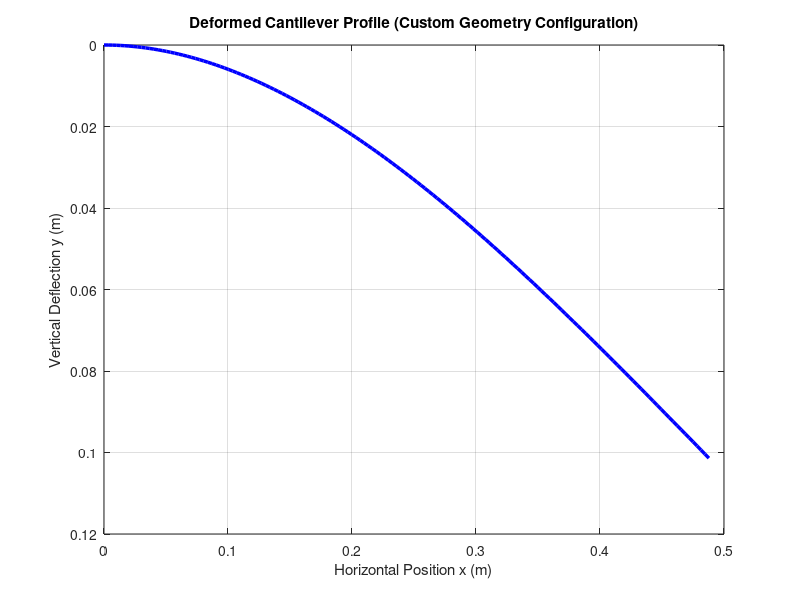

This figure's MATLAB source:
function main_beam_deflection()
    L  = 0.5;          % Length of the beam (meters)
    b  = 0.03;         % Width of cross-section (meters)
    t  = 0.01;         % Thickness of cross-section (meters)
    P  = 1000.0;        % Point load at free tip (N)
    w_area = 38500;    % Distributed load per area (N/m^2)
    E  = 200e9;        % Young's Modulus: 200 GPa = 200e9 Pa
    I  = 2.50e-09;     % Moment of Inertia (m^4)
    
    % Convert area load to linear load: q (N/m) = w (N/m^2) * width b (m)
    q = w_area * b;    
    
    EI = E * I;        % Flexural rigidity

    % =====================================================================
    % 2. MESH DISCRETIZATION (s represents the position along the beam)
    % =====================================================================
    num_steps = 150; % Increased resolution for a shorter beam
    s_mesh = linspace(0, L, num_steps);

    % =====================================================================
    % 3. SYSTEM OF FIRST-ORDER ODEs (Anonymous Function)
    % =====================================================================
    f_system = @(s, Y) [Y(2); ...
                        Y(3); ...
                        -(q/EI)*(L - s) - (P/EI)];

    % =====================================================================
    % 4. THE SHOOTING METHOD (Using Secant Iteration)
    % =====================================================================
    guess1 = 0.0;
    guess2 = -0.01;

    sol1 = RK4(f_system, s_mesh, [0; 0; guess1]);
    error1 = sol1(3, end); 

    sol2 = RK4(f_system, s_mesh, [0; 0; guess2]);
    error2 = sol2(3, end);

    tolerance = 1e-9;
    max_iter = 50;
    converged = false;

    for iter = 1:max_iter
        if abs(error2 - error1) < 1e-15, break; end
        
        next_guess = guess2 - error2 * (guess2 - guess1) / (error2 - error1);
        sol_next = RK4(f_system, s_mesh, [0; 0; next_guess]);
        error_next = sol_next(3, end);
        
        if abs(error_next) < tolerance
            fprintf('Convergence achieved in %d iterations!\n', iter);
            final_solution = sol_next;
            converged = true;
            break;
        end
        
        guess1 = guess2;     error1 = error2;
        guess2 = next_guess; error2 = error_next;
    end

    if ~converged
        error('The shooting method failed to converge.');
    end

    % =====================================================================
    % 5. EXTRACT ANGLE & CALCULATE X-DIRECTION DEFLECTION
    % =====================================================================
    vertical_y  = final_solution(1, :);   
    slope_angle = final_solution(2, :);   

    % True deformed horizontal coordinates
    deformed_x = cumtrapz(s_mesh, cos(slope_angle));
    
    % Horizontal displacement profile (u_x = s - x)
    horiz_deflection_x = s_mesh - deformed_x;

    % Print out results
    fprintf('\n--- RESULTS AT THE FREE TIP (s = L) ---\n');
    fprintf('Deflection Angle:          %.4f degrees\n', rad2deg(slope_angle(end)));
    fprintf('Vertical Deflection (y):    %.4f mm\n', vertical_y(end) * 1000);
    fprintf('Horizontal Deflection (x):  %.4f mm\n', horiz_deflection_x(end) * 1000);

    % =====================================================================
    % 6. PLOT THE TRUE 2D DEFORMED SHAPE
    % =====================================================================
    figure;
    plot(deformed_x, vertical_y, 'b-', 'LineWidth', 2.5);
    grid on;
    title('Deformed Cantilever Profile (Custom Geometry Configuration)');
    xlabel('Horizontal Position x (m)');
    ylabel('Vertical Deflection y (m)');
    set(gca, 'YDir', 'reverse'); 
end

% =========================================================================
% 7. RUNGE-KUTTA 4 SYSTEM SOLVER
% =========================================================================
function y = RK4(f, x, y0)
    y = zeros(length(y0), length(x)); 
    y(:, 1) = y0; 
    h = x(2) - x(1); 
    n = length(x);
    for i = 1:n-1
        k1 = f(x(i), y(:, i));
        k2 = f(x(i) + h/2, y(:, i) + h*k1/2);
        k3 = f(x(i) + h/2, y(:, i) + h*k2/2);
        k4 = f(x(i) + h, y(:, i) + h*k3);
        y(:, i+1) = y(:, i) + h*(k1 + 2*k2 + 2*k3 + k4)/6;
    end
end
